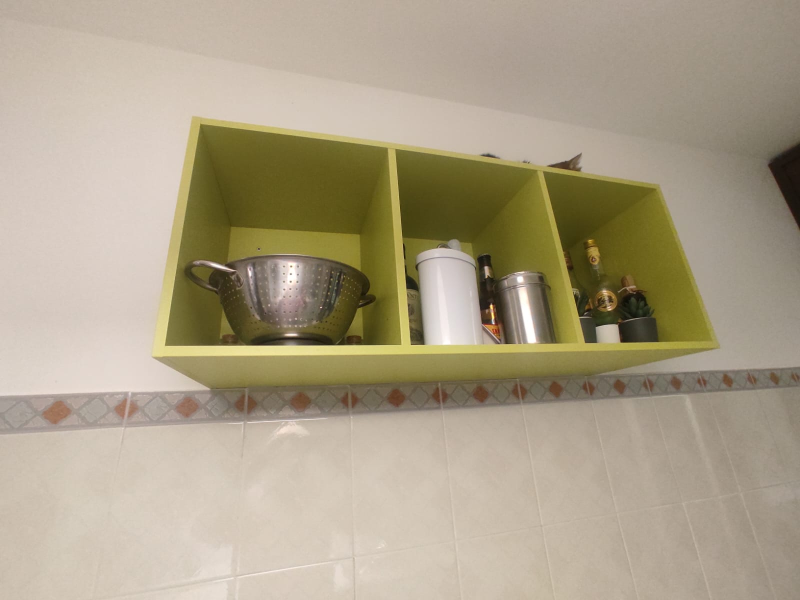
%> input picture img.jpg, 1600 x 1200 px (shown at 1/2 size)
$ octave q1_1_points_extraction.m   (GNU Octave 9; MATLAB toolbox functions it lacks are replaced by stand-ins)
%> lines starting %> are read from the running program, lines starting %| are printed output that depends on the picture; in (x1, y1, x2, y2) boxes, pixels count from 0 and x2, y2 are one past the last pixel; in counts of white or black regions, pixels touching at a corner belong together; the program's own positions count from 1
clc
clear
close all

% Circumference C ROI
x1 = 410; y1 = 505; x2 = 744; y2 = 600;
C_ROI = [x1, y1, x2 - x1, y2 - y1];

% Ellipse S ROI
x1 = 824; y1 = 491; x2 = 958; y2 = 547;
S_ROI = [x1, y1, x2 - x1, y2 - y1];


% Load the image
img = imread('img.jpg');
%> img is the input picture: size 1200x1600x3 uint8; mean R, G, B 171.7, 160.1, 136.4


% Image Preprocessing for C
gray = rgb2gray(img);
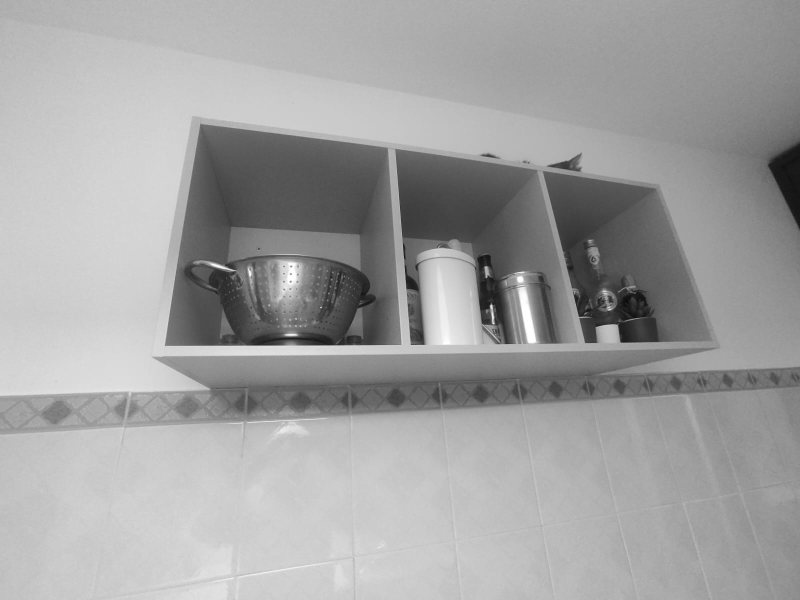
%> gray: size 1200x1600 uint8 (shown at 1/2 size); min 11, max 255, mean 160.9
grayImg1= imadjust(gray);
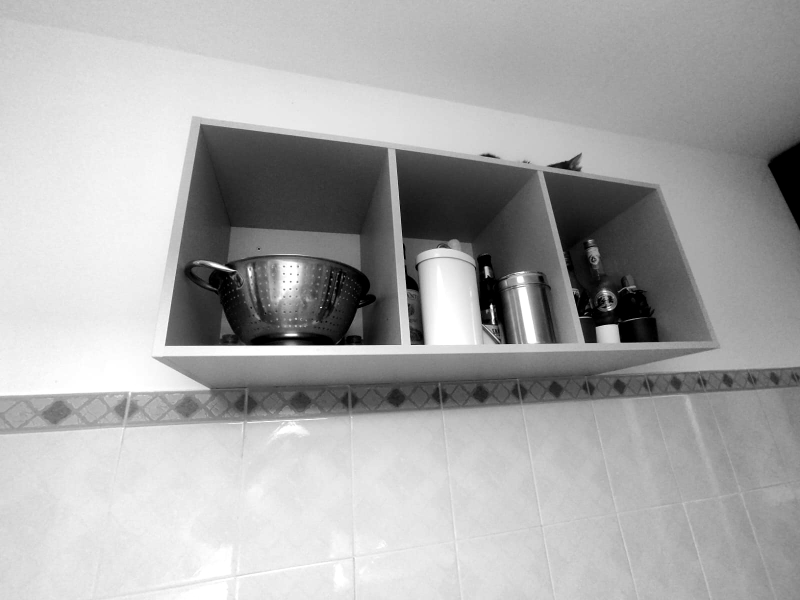
%> grayImg1: size 1200x1600 uint8 (shown at 1/2 size); min 0, max 255, mean 168.9
grayImg1= histeq(grayImg1);
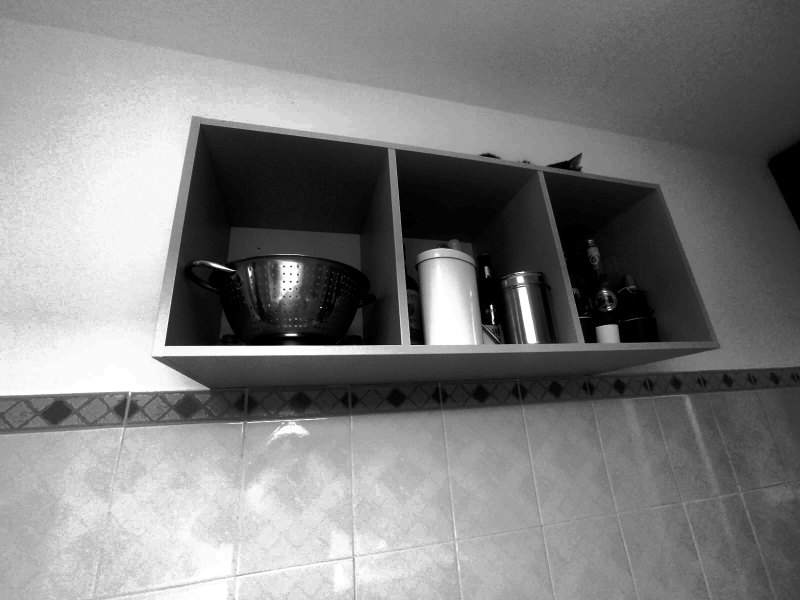
%> grayImg1: size 1200x1600 uint8 (shown at 1/2 size); min 0, max 255, mean 126.8
grayImg1 = imgaussfilt(grayImg1, 2);

% Image Preprocessing for S
grayImg2 = imgaussfilt(gray, 1);
grayImg2 = edge (grayImg2, 'Canny');
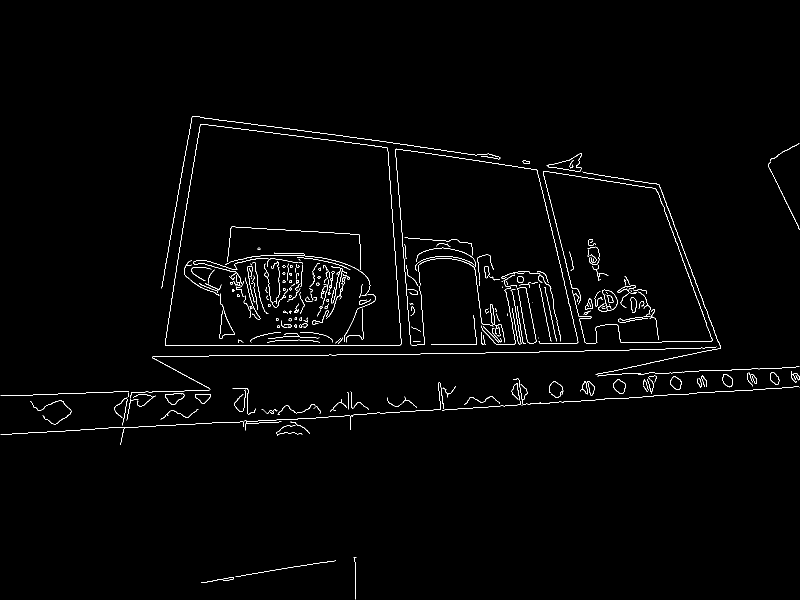
%> grayImg2: size 1200x1600 logical (shown at 1/2 size); 1.3% white in thin lines or dots, all inside (x1, y1, x2, y2) = (1, 232, 1599, 1199)


% Parameters for Harris Features detection
minquality1 = 0.0005;
minquality2 = 0.001;
filterSize1 = 3;
filterSize2 = 3;

% Perform Harris corner detection with the current filter size
harrisPoints1 = detectHarrisFeatures(grayImg1, 'MinQuality', 0.0005, 'FilterSize', filterSize1, 'ROI', S_ROI).selectStrongest(200);
%> harrisPoints1 = 67 points; strongest (x, y): (870, 512), (878, 510), (841, 526), (897, 494), (870, 517)
harrisPoints2 = detectHarrisFeatures(grayImg2, 'MinQuality', 0.001, 'FilterSize', filterSize2, 'ROI', C_ROI).selectStrongest(500);
%> harrisPoints2 = 500 points; strongest (x, y): (470, 529), (679, 545), (505, 567), (681, 592), (664, 562)


% Plotting and Manual Points Selection

figure;

% S selection
imshow(img);
hold on;
plot(harrisPoints1);
axis([S_ROI(1), S_ROI(1)+S_ROI(3), S_ROI(2), S_ROI(2)+S_ROI(4)])
title('Select the S curve points, right click, Export Brushed as "S", press enter on terminal');
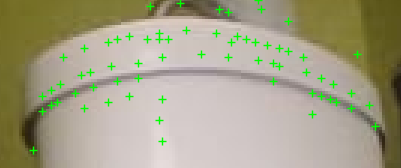
%> figure redrawn from the program's plot data; shown 3 times larger; its title reads 'Select the S curve points, right click, Export Brushed as "S", press enter on terminal'
brush on;
%> (this line was passed over: brush is not available in this run)
pause;
brush off;
%> (this line was passed over: brush is not available in this run)
hold off;

disp('Selected Points:');
disp(S);
%> (this line was passed over: S is not available in this run)

% C selection
imshow(img);
hold on;
plot(harrisPoints2);
axis([C_ROI(1), C_ROI(1)+C_ROI(3), C_ROI(2), C_ROI(2)+C_ROI(4)]);
title('Select the C circumference points, right click, Export Brushed as "C", press Enter on terminal')
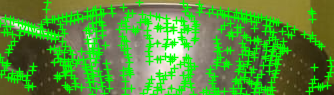
%> figure redrawn from the program's plot data; its title reads 'Select the C circumference points, right click, Export Brushed as "C", press Enter on term'
brush on;
%> (this line was passed over: brush is not available in this run)
pause
brush off;
%> (this line was passed over: brush is not available in this run)
hold off;

disp('Selected Points:');
disp(C);
%> (this line was passed over: C is not available in this run)

% Storing Data for Future Usage
save("s.mat","S")
save("c.mat","C")

% Testing Data Saves
clear
%> (the run ends here)
